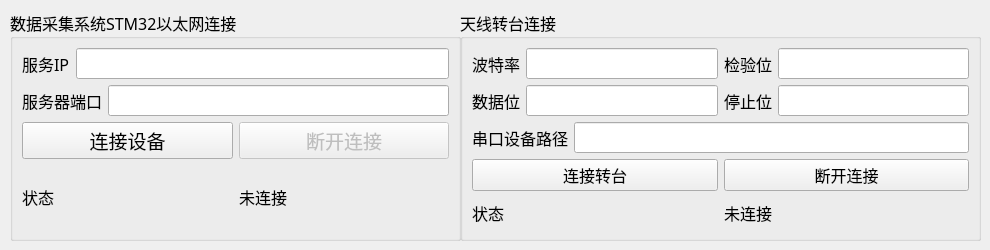
    <widget class="QWidget" name="tab_device_connect">
     <attribute name="title">
      <string>设备连接</string>
     </attribute>
     <widget class="QGroupBox" name="group_box_stm32_connection">
      <property name="geometry">
       <rect>
        <x>10</x>
        <y>10</y>
        <width>451</width>
        <height>231</height>
       </rect>
      </property>
      <property name="font">
       <font>
        <family>宋体</family>
        <pointsize>12</pointsize>
       </font>
      </property>
      <property name="layoutDirection">
       <enum>Qt::LayoutDirection::LeftToRight</enum>
      </property>
      <property name="title">
       <string>数据采集系统STM32以太网连接</string>
      </property>
      <layout class="QVBoxLayout" name="verticalLayout_5">
       <item>
        <layout class="QHBoxLayout" name="horizontalLayout">
         <item>
          <widget class="QLabel" name="label_2">
           <property name="font">
            <font>
             <family>宋体</family>
             <pointsize>12</pointsize>
            </font>
           </property>
           <property name="text">
            <string>服务IP</string>
           </property>
          </widget>
         </item>
         <item>
          <widget class="QLineEdit" name="lineEdit_local_ip"/>
         </item>
        </layout>
       </item>
       <item>
        <layout class="QHBoxLayout" name="horizontalLayout_8">
         <item>
          <widget class="QLabel" name="label_4">
           <property name="font">
            <font>
             <family>宋体</family>
             <pointsize>12</pointsize>
            </font>
           </property>
           <property name="text">
            <string>服务器端口</string>
           </property>
          </widget>
         </item>
         <item>
          <widget class="QLineEdit" name="lineEdit_local_port"/>
         </item>
        </layout>
       </item>
       <item>
        <layout class="QHBoxLayout" name="horizontalLayout_9">
         <item>
          <widget class="QPushButton" name="pushButton_connect">
           <property name="font">
            <font>
             <family>宋体</family>
             <pointsize>14</pointsize>
            </font>
           </property>
           <property name="text">
            <string>连接设备</string>
           </property>
          </widget>
         </item>
         <item>
          <widget class="QPushButton" name="pushButton_disconnect">
           <property name="enabled">
            <bool>false</bool>
           </property>
           <property name="font">
            <font>
             <family>宋体</family>
             <pointsize>14</pointsize>
            </font>
           </property>
           <property name="text">
            <string>断开连接</string>
           </property>
          </widget>
         </item>
        </layout>
       </item>
       <item>
        <layout class="QHBoxLayout" name="horizontalLayout_10">
         <item>
          <widget class="QLabel" name="label_5">
           <property name="font">
            <font>
             <family>宋体</family>
             <pointsize>12</pointsize>
            </font>
           </property>
           <property name="text">
            <string>状态</string>
           </property>
          </widget>
         </item>
         <item>
          <widget class="QLabel" name="label_status">
           <property name="font">
            <font>
             <family>宋体</family>
             <pointsize>12</pointsize>
            </font>
           </property>
           <property name="text">
            <string>未连接</string>
           </property>
           <property name="textFormat">
            <enum>Qt::TextFormat::PlainText</enum>
           </property>
          </widget>
         </item>
        </layout>
       </item>
      </layout>
     </widget>
     <widget class="QGroupBox" name="turntable_connection">
      <property name="geometry">
       <rect>
        <x>460</x>
        <y>10</y>
        <width>521</width>
        <height>231</height>
       </rect>
      </property>
      <property name="font">
       <font>
        <family>宋体</family>
        <pointsize>12</pointsize>
       </font>
      </property>
      <property name="layoutDirection">
       <enum>Qt::LayoutDirection::LeftToRight</enum>
      </property>
      <property name="title">
       <string>天线转台连接</string>
      </property>
      <layout class="QVBoxLayout" name="verticalLayout_13">
       <item>
        <layout class="QHBoxLayout" name="horizontalLayout_37">
         <item>
          <layout class="QHBoxLayout" name="horizontalLayout_29">
           <item>
            <widget class="QLabel" name="label_38">
             <property name="font">
              <font>
               <family>宋体</family>
               <pointsize>12</pointsize>
              </font>
             </property>
             <property name="text">
              <string>波特率</string>
             </property>
            </widget>
           </item>
           <item>
            <widget class="QLineEdit" name="lineEdit_baudrate"/>
           </item>
          </layout>
         </item>
         <item>
          <layout class="QHBoxLayout" name="horizontalLayout_30">
           <item>
            <widget class="QLabel" name="label_40">
             <property name="font">
              <font>
               <family>宋体</family>
               <pointsize>12</pointsize>
              </font>
             </property>
             <property name="text">
              <string>检验位</string>
             </property>
            </widget>
           </item>
           <item>
            <widget class="QLineEdit" name="lineEdit_parity"/>
           </item>
          </layout>
         </item>
        </layout>
       </item>
       <item>
        <layout class="QHBoxLayout" name="horizontalLayout_35">
         <item>
          <layout class="QHBoxLayout" name="horizontalLayout_31">
           <item>
            <widget class="QLabel" name="label_42">
             <property name="font">
              <font>
               <family>宋体</family>
               <pointsize>12</pointsize>
              </font>
             </property>
             <property name="text">
              <string>数据位</string>
             </property>
            </widget>
           </item>
           <item>
            <widget class="QLineEdit" name="lineEdit_dataBit"/>
           </item>
          </layout>
         </item>
         <item>
          <layout class="QHBoxLayout" name="horizontalLayout_32">
           <item>
            <widget class="QLabel" name="label_43">
             <property name="font">
              <font>
               <family>宋体</family>
               <pointsize>12</pointsize>
              </font>
             </property>
             <property name="text">
              <string>停止位</string>
             </property>
            </widget>
           </item>
           <item>
            <widget class="QLineEdit" name="lineEdit_stopBit"/>
           </item>
          </layout>
         </item>
        </layout>
       </item>
       <item>
        <layout class="QHBoxLayout" name="horizontalLayout_36">
         <item>
          <widget class="QLabel" name="label_44">
           <property name="font">
            <font>
             <family>宋体</family>
             <pointsize>12</pointsize>
            </font>
           </property>
           <property name="text">
            <string>串口设备路径</string>
           </property>
          </widget>
         </item>
         <item>
          <widget class="QLineEdit" name="lineEdit_port"/>
         </item>
        </layout>
       </item>
       <item>
        <layout class="QHBoxLayout" name="horizontalLayout_33">
         <item>
          <widget class="QPushButton" name="pushButton_connection">
           <property name="text">
            <string>连接转台</string>
           </property>
          </widget>
         </item>
         <item>
          <widget class="QPushButton" name="pushButton_disconnection">
           <property name="text">
            <string>断开连接</string>
           </property>
          </widget>
         </item>
        </layout>
       </item>
       <item>
        <layout class="QHBoxLayout" name="horizontalLayout_34">
         <item>
          <widget class="QLabel" name="label_37">
           <property name="font">
            <font>
             <family>宋体</family>
             <pointsize>12</pointsize>
            </font>
           </property>
           <property name="text">
            <string>状态</string>
           </property>
          </widget>
         </item>
         <item>
          <widget class="QLabel" name="connection_status">
           <property name="font">
            <font>
             <family>宋体</family>
             <pointsize>12</pointsize>
            </font>
           </property>
           <property name="text">
            <string>未连接</string>
           </property>
           <property name="textFormat">
            <enum>Qt::TextFormat::PlainText</enum>
           </property>
          </widget>
         </item>
        </layout>
       </item>
      </layout>
     </widget>
    </widget>
